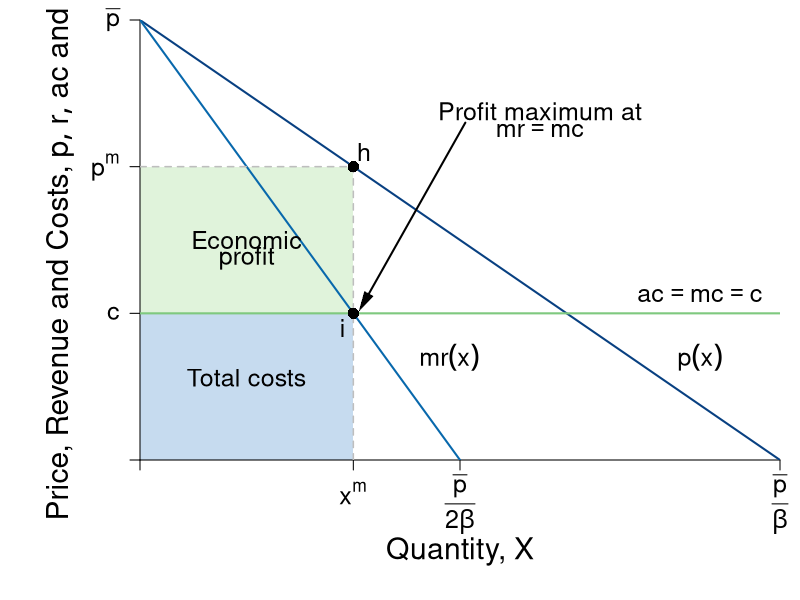

R code for this plot:
#Graph Designer: Simon Halliday
#Authors: Bowles, Foley and Halliday
#Title: Coordination, Conflict and Competition: A Text in Microeconomics

require(shape)
pdf(file = "competitionmarkets/monopolist_profit_comparison.pdf", width = 9, height = 7)

#Set parameters for graphics
pointsize <- 1.8
axislabelsize <- 1.8
labelsize <- 1.5
namesize <- 1.8
annotatesize <- 1.5
graphlinewidth <- 2
segmentlinewidth <- 1.5

COL <- c("#7fc97f", "#beaed4", "#fdc086", "#ffff99", "#386cb0", "#f0027f", "#bf5b17", "#666666")
COLA <- c("#e0f3db", "#99d8c9","#66c2a4","#41ae76", "#238b45", "#005824")
COLB <- c("#c6dbef", "#4eb3d3", "#2b8cbe", "#0868ac","#084081")

#Edited the margins to cater for the larger LHS labels
par(mar =  c(7, 7, 1, 1))

AvgRevenue <- function(x, rmax = 12, xmax = 12){
  rmax - (rmax/xmax)*x
}

MRevenue <- function(x, rmax = 12, xmax = 12){
  rmax - 2*(rmax/xmax)*x
}

AvgCost <- function(x, c0 = 2, c1 = 4){
  c0/x + c1
}

xlims <- c(0, 12)
ylims <- c(0, 12)

npts <- 501 
x <- seq(xlims[1], xlims[2], length.out = npts)
y <- seq(ylims[1], ylims[2], length.out = npts) 
a <- c(13, 16.75, 19.25)

plot(0, 0, xlim = xlims, ylim = ylims, type = "n",
     xlab = expression(paste("")),
     ylab = expression(paste("")), 
     xaxt = "n", 
     yaxt = "n", 
     cex.lab = axislabelsize, 
     bty = "n",
     xaxs="i", 
     yaxs="i")

# ticksy <- seq(from = ylims[1], to = ylims[2], by = 1)
# ylabels <- seq(from = ylims[1], to = ylims[2], by = 1)
# ticksx <- seq(from = xlims[1], to = xlims[2], by = 1)
# xlabels <- seq(from = xlims[1], to = xlims[2], by = 1)
ticksy <- c(0, 4, AvgRevenue(x = 4), ylims[2])
ylabels <- c(NA, expression(paste(c)), expression(paste(p^{m})), expression(paste(bar(p))))
ticksx <- c(0, 4, 6, xlims[2])
xlabels <- c(NA, expression(paste(x^{m})), expression(paste(frac(bar(p),2*beta))), expression(paste(frac(bar(p),beta))))

npts <- 500 
xx1 <- seq(xlims[1], xlims[2], length.out = npts)
xx3 <- seq(2, 6, length.out = npts)

#Draw the polygon for profit
xpoly1 <- c(0, 4, 4, 0, 0)
ypoly1 <- c(4, 4, AvgRevenue(x = 4), AvgRevenue(x = 4), 4)
polygon(x = xpoly1, y = ypoly1, col=COLA[1], density=NULL, border = NA)

#Draw the polygon for costs
xpoly2 <- c(0, 4, 4, 0, 0)
ypoly2 <- c(0, 0, 4, 4, 4)
polygon(x = xpoly2, y = ypoly2, col=COLB[1], density=NULL, border = NA)

axis(1, at = ticksx, pos = 0, labels = FALSE, cex.axis=labelsize)
text(x = c(0, 4, 6, xlims[2]), par("usr")[3] - 0.4, labels = xlabels, srt = 0, pos = 1, xpd = TRUE, cex = labelsize)
axis(2, at = ticksy, pos = 0, labels = ylabels, las = 1, cex.axis=labelsize)

#lines(xx1, bcA(xx1, w = 10, p = 1.5), col = COLB[3], lwd = graphlinewidth)
lines(xx1, AvgRevenue(xx1, rmax = 12, xmax = 12), col = COLB[5], lwd = graphlinewidth)
lines(xx1, MRevenue(xx1, rmax = 12, xmax = 12), col = COLB[4], lwd = graphlinewidth)
#lines(xx1, AvgCost(xx1, c0 = 2, c1 = 4), col = COLA[5], lwd = graphlinewidth)

#Label the axes
text(0.5*(xlims[2]), -2.5, expression(paste("Quantity, ", X)), xpd = TRUE, cex = axislabelsize) 
#text(0.5*(xlims[2]), -2.5, expression(paste("Output, ", x)), xpd = TRUE, cex = axislabelsize) 
#mtext(expression(paste("Quantity of output, ", x)), side=1, line = 2.5, cex = axislabelsize)
text(-1.5, 0.5*ylims[2], expression(paste("Price, Revenue and Costs, ", list(p, r, ac), " and ", mc)), xpd = TRUE, cex = axislabelsize, srt = 90) 

#Label curves
text(10.5, 4.5, expression(paste(ac == mc,phantom() == c)), cex = labelsize, xpd=TRUE)
text(10.5, 2.8, expression(paste(p(x))), cex = labelsize)
text(5.8, 2.8, expression(paste(mr(x))), cex = labelsize)

#Labels cost and profit areas
text(2, 0.5*AvgCost(x = 4), expression("Total costs"), cex = labelsize)
text(2, 6, expression("Economic"), cex = labelsize)
text(2, 5.5, expression("profit"), cex = labelsize)

#Draw segments for total costs
segments(0, AvgRevenue(x = 4), 4, AvgRevenue(x = 4), lty = 2, col = "gray" , lwd = segmentlinewidth)
segments(4, 0, 4, AvgRevenue(x = 4), lty = 2, col = "gray" , lwd = segmentlinewidth)
segments(0, 4, xlims[2], 4, lty = 1, col = COL[1] , lwd = graphlinewidth)

#Label Points for comparison
points(4, MRevenue(x = 4), pch = 16, col = "black", cex = 1.5)
text(3.8, MRevenue(x = 4) - 0.4, expression(i), cex = labelsize)


points(4, AvgRevenue(x = 4), pch = 16, col = "black", cex = 1.5)
text(4.2, AvgRevenue(x = 4) + 0.4, expression(h), cex = labelsize)


#Arrow to mr = mc
text(7.5, 9.5, expression(paste("Profit maximum at")), cex = labelsize)
text(7.5, 9, expression(paste(mr == mc)), cex = labelsize)
Arrows(6.1, 9.2, 4.2, 4.3, col = "black", lty = 1, lwd = 2, arr.type = "triangle", arr.lwd = 0.5)



dev.off()
